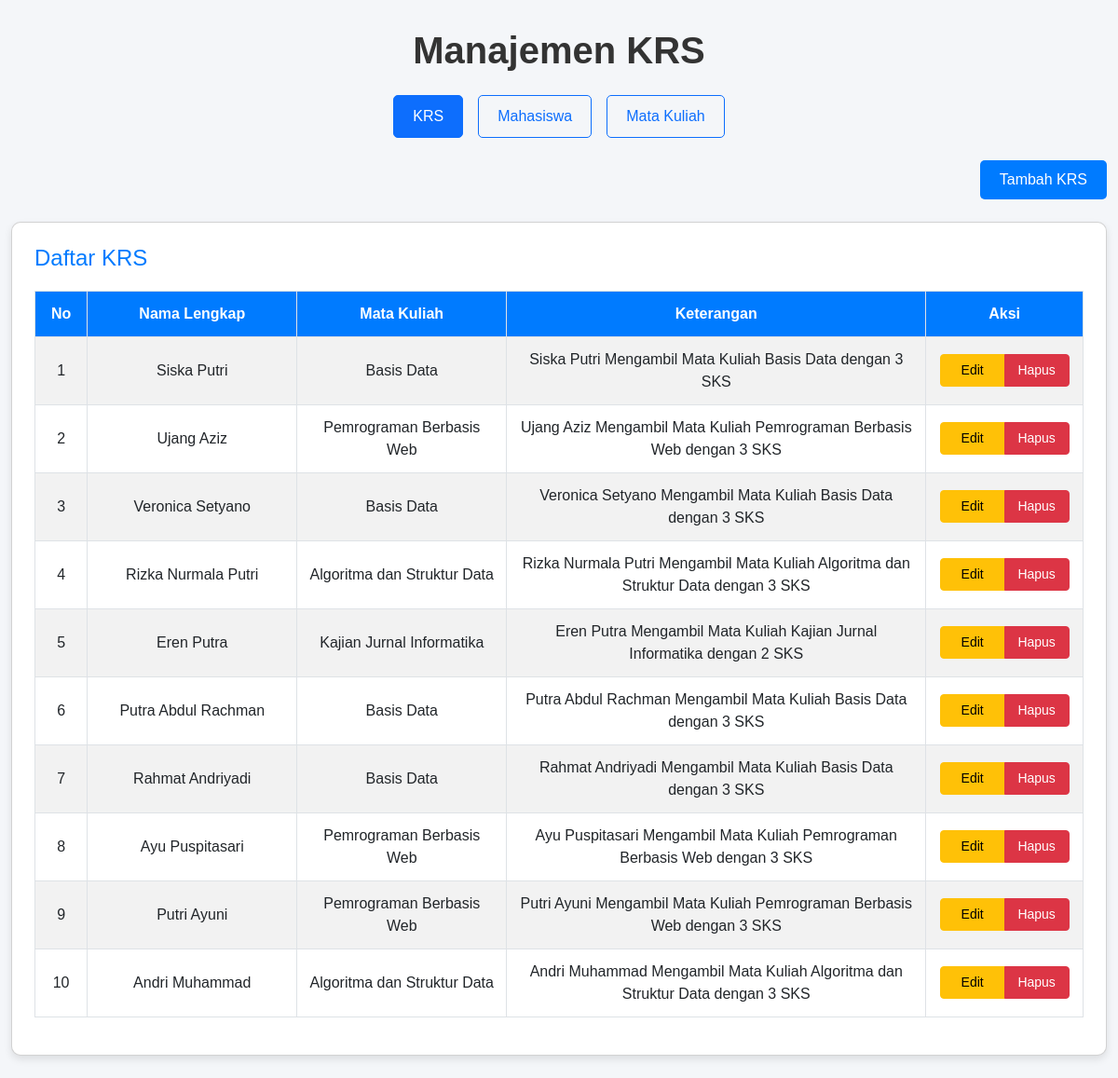
The page / on the database its author committed.
### tables this page shows
CREATE TABLE `krs` (
  `id` int NOT NULL,
  `mahasiswa_npm` char(13) DEFAULT NULL,
  `matakuliah_kodemk` char(6) DEFAULT NULL
);

CREATE TABLE `mahasiswa` (
  `npm` char(13) NOT NULL,
  `nama` varchar(50) DEFAULT NULL,
  `jurusan` enum('Teknik Informatika','Sistem Operasi') DEFAULT NULL,
  `alamat` text
);

CREATE TABLE `matakuliah` (
  `kodemk` char(6) NOT NULL,
  `nama` varchar(50) DEFAULT NULL,
  `jumlah_sks` int DEFAULT NULL
);

### Krs.php (called while the page is built, shortened)
<?php
class Krs {
    private $conn;
    public function __construct($conn) {
        $this->conn = $conn;
    }
    public function ambilSemuaKrs() {
        $sql = "SELECT krs.id, mahasiswa.npm, mahasiswa.nama AS nama_mahasiswa, matakuliah.kodemk, matakuliah.nama AS nama_matakuliah, matakuliah.jumlah_sks
                FROM krs
                JOIN mahasiswa ON krs.mahasiswa_npm = mahasiswa.npm
                JOIN matakuliah ON krs.matakuliah_kodemk = matakuliah.kodemk";
        return mysqli_query($this->conn, $sql);
    }
}
?>

### index.php (the view, shortened to what this page needs)
<?php
include 'Matakuliah.php';
include 'Krs.php';
$krs = new Krs($conn);
$page = isset($_GET['page']) ? $_GET['page'] : 'krs';
$action = isset($_GET['action']) ? $_GET['action'] : '';
?>
<!DOCTYPE html>
<html lang="id">
<head>
    <link href="https://cdn.jsdelivr.net/npm/bootstrap@5.3.0/dist/css/bootstrap.min.css" rel="stylesheet">
    <link rel="stylesheet" href="style.css">
</head>
<body>
    <div class="container">
        <h1 class="text-center mb-4">Manajemen KRS</h1>
        <div class="d-flex justify-content-center mb-4">
            <a href="index.php?page=krs" class="btn btn-nav <?php echo ($page == 'krs') ? 'btn-primary' : 'btn-outline-primary'; ?> mx-2">KRS</a>
            <a href="index.php?page=mahasiswa" class="btn btn-nav <?php echo ($page == 'mahasiswa') ? 'btn-primary' : 'btn-outline-primary'; ?> mx-2">Mahasiswa</a>
            <a href="index.php?page=matakuliah" class="btn btn-nav <?php echo ($page == 'matakuliah') ? 'btn-primary' : 'btn-outline-primary'; ?> mx-2">Mata Kuliah</a>
        </div>
        <?php
        if ($page == 'krs') {
            if ($action == 'insert' || $action == 'update') {
                $mahasiswa_result = $krs->ambilMahasiswa();
                $matakuliah_result = $krs->ambilMatakuliah();
                $edit_data = null;
                if ($action == 'update' && isset($_GET['id'])) {
                    $edit_data = $krs->ambilKrsById($_GET['id']);
                }
        ?>
                <div class="card p-4 mb-4">
                    <h3 class="card-title"><?php echo ($action == 'insert') ? 'Tambah KRS' : 'Edit KRS'; ?></h3>
                    <form method="POST" action="index.php?page=krs&action=<?php echo $action; ?>">
                        <?php if ($action == 'update') { ?>
                            <input type="hidden" name="id" value="<?php echo $edit_data['id']; ?>">
                        <?php } ?>
                        <div class="mb-3">
                            <label for="mahasiswa_npm" class="form-label">Mahasiswa</label>
                            <select name="mahasiswa_npm" class="form-select" required>
                                <option value="">Pilih Mahasiswa</option>
                                <?php while ($row = mysqli_fetch_assoc($mahasiswa_result)) { ?>
                                    <option value="<?php echo $row['npm']; ?>"
                                        <?php echo ($action == 'update' && $edit_data['mahasiswa_npm'] == $row['npm']) ? 'selected' : ''; ?>>
                                        <?php echo $row['nama'] . " (" . $row['npm'] . ")"; ?>
                                    </option>
                                <?php } ?>
                            </select>
                        </div>
                        <div class="mb-3">
                            <label for="matakuliah_kodemk" class="form-label">Mata Kuliah</label>
                            <select name="matakuliah_kodemk" class="form-select" required>
                                <option value="">Pilih Mata Kuliah</option>
                                <?php while ($row = mysqli_fetch_assoc($matakuliah_result)) { ?>
                                    <option value="<?php echo $row['kodemk']; ?>"
                                        <?php echo ($action == 'update' && $edit_data['matakuliah_kodemk'] == $row['kodemk']) ? 'selected' : ''; ?>>
                                        <?php echo $row['nama'] . " (" . $row['kodemk'] . ")"; ?>
                                    </option>
                                <?php } ?>
                            </select>
                        </div>
                        <button type="submit" class="btn btn-custom"><?php echo ($action == 'insert') ? 'Tambah' : 'Perbarui'; ?></button>
                        <a href="index.php?page=krs" class="btn btn-secondary">Kembali</a>
                    </form>
                </div>
        <?php
            } else {
                $krs_result = $krs->ambilSemuaKrs();
        ?>
                <div class="mb-4 text-end">
                    <a href="index.php?page=krs&action=insert" class="btn btn-custom">Tambah KRS</a>
                </div>
                <div class="card p-4 mb-4">
                    <h3 class="card-title">Daftar KRS</h3>
                    <table class="table table-striped table-bordered">
                        <thead>
                            <tr>
                                <th class="text-center" style="width: 5%;">No</th>
                                <th class="text-center" style="width: 20%;">Nama Lengkap</th>
                                <th class="text-center" style="width: 20%;">Mata Kuliah</th>
                                <th class="text-center" style="width: 40%;">Keterangan</th>
                                <th class="text-center" style="width: 15%;">Aksi</th>
                            </tr>
                        </thead>
                        <tbody>
                            <?php
                            $no = 1;
                            while ($row = mysqli_fetch_assoc($krs_result)) {
                                $keterangan = $row['nama_mahasiswa'] . " Mengambil Mata Kuliah " . $row['nama_matakuliah'] . " dengan " . $row['jumlah_sks'] . " SKS";
                            ?>
                                <tr>
                                    <td class="text-center"><?php echo $no++; ?></td>
                                    <td class="text-center"><?php echo $row['nama_mahasiswa']; ?></td>
                                    <td class="text-center"><?php echo $row['nama_matakuliah']; ?></td>
                                    <td class="text-center"><?php echo $keterangan; ?></td>
                                    <td class="text-center">
                                        <div class="btn-group" role="group">
                                            <a href="index.php?page=krs&action=update&id=<?php echo $row['id']; ?>" class="btn btn-warning btn-sm">Edit</a>
                                            <a href="index.php?page=krs&action=delete&id=<?php echo $row['id']; ?>" class="btn btn-danger btn-sm" onclick="return confirm('Yakin ingin menghapus?')">Hapus</a>
                                        </div>
                                    </td>
                                </tr>
                            <?php } ?>
                        </tbody>
                    </table>
                </div>
        <?php
            }
        }
        ?>
    </div>
</body>
</html>

### style.css (style rules this page uses)
body { background-color: #f4f6f9; font-family: 'Arial', sans-serif; }
.container { margin-top: 30px; max-width: 1200px; }
h1 { color: #333; font-weight: bold; }
.card { border-radius: 10px; box-shadow: 0 4px 8px rgba(0, 0, 0, 0.1); background-color: #fff; }
.card-title { color: #007bff; font-size: 1.5rem; margin-bottom: 20px; }
.btn-custom { background-color: #007bff; color: white; border-radius: 5px; padding: 8px 20px; transition: background-color 0.3s ease; }
.btn-nav { padding: 10px 20px; font-size: 1rem; border-radius: 5px; transition: all 0.3s ease; }
.table th, .table td { vertical-align: middle; padding: 12px; word-wrap: break-word; }
.table th { background-color: #007bff; color: white; }
.table-striped tbody tr:nth-of-type(odd) { background-color: #f8f9fa; }
.btn-sm { padding: 6px 12px; font-size: 0.875rem; width: 70px; }

### rows shown on the page
krs: mahasiswa_npm.nama "Siska Putri", matakuliah_kodemk.nama "Basis Data", mahasiswa_npm.jumlah_sks "Siska Putri Mengambil Mata Kuliah Basis Data dengan 3 SKS"
krs: mahasiswa_npm.nama "Ujang Aziz", matakuliah_kodemk.nama "Pemrograman Berbasis Web", mahasiswa_npm.jumlah_sks "Ujang Aziz Mengambil Mata Kuliah Pemrograman Berbasis Web dengan 3 SKS"
krs: mahasiswa_npm.nama "Veronica Setyano", matakuliah_kodemk.nama "Basis Data", mahasiswa_npm.jumlah_sks "Veronica Setyano Mengambil Mata Kuliah Basis Data dengan 3 SKS"
krs: mahasiswa_npm.nama "Rizka Nurmala Putri", matakuliah_kodemk.nama "Algoritma dan Struktur Data", mahasiswa_npm.jumlah_sks "Rizka Nurmala Putri Mengambil Mata Kuliah Algoritma dan Struktur Data dengan 3 SKS"
krs: mahasiswa_npm.nama "Eren Putra", matakuliah_kodemk.nama "Kajian Jurnal Informatika", mahasiswa_npm.jumlah_sks "Eren Putra Mengambil Mata Kuliah Kajian Jurnal Informatika dengan 2 SKS"
krs: mahasiswa_npm.nama "Putra Abdul Rachman", matakuliah_kodemk.nama "Basis Data", mahasiswa_npm.jumlah_sks "Putra Abdul Rachman Mengambil Mata Kuliah Basis Data dengan 3 SKS"
krs: mahasiswa_npm.nama "Rahmat Andriyadi", matakuliah_kodemk.nama "Basis Data", mahasiswa_npm.jumlah_sks "Rahmat Andriyadi Mengambil Mata Kuliah Basis Data dengan 3 SKS"
krs: mahasiswa_npm.nama "Ayu Puspitasari", matakuliah_kodemk.nama "Pemrograman Berbasis Web", mahasiswa_npm.jumlah_sks "Ayu Puspitasari Mengambil Mata Kuliah Pemrograman Berbasis Web dengan 3 SKS"
krs: mahasiswa_npm.nama "Putri Ayuni", matakuliah_kodemk.nama "Pemrograman Berbasis Web", mahasiswa_npm.jumlah_sks "Putri Ayuni Mengambil Mata Kuliah Pemrograman Berbasis Web dengan 3 SKS"
krs: mahasiswa_npm.nama "Andri Muhammad", matakuliah_kodemk.nama "Algoritma dan Struktur Data", mahasiswa_npm.jumlah_sks "Andri Muhammad Mengambil Mata Kuliah Algoritma dan Struktur Data dengan 3 SKS"
